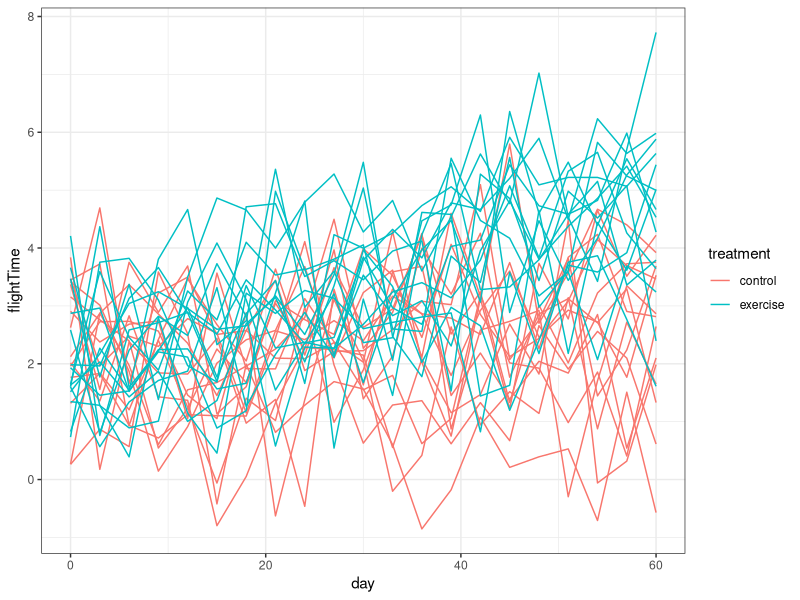

Write the R code that produced this figure. (Note: this script raises an error after producing the figure.)
library(glmmTMB)
library(dplyr)
library(purrr)
library(broom.mixed)
library(tidyverse)
library(ggplot2); theme_set(theme_bw())

# if (packageVersion("broom.mixed") < "0.2.9.5") {
#     warning("please install the latest version of broom.mixed via remotes::install_github('bbolker/broom.mixed')")
# }

#mass <- readRDS("mass_dataset.RDS")

set.seed(404) #because this will probably just give me an error

n_per_group=15; days=seq(0, 60, by=3) #seq(first day, last day, step size)
n_groups <- 2

#set parameters
beta0_f=2; beta_day_f=(0.5/60); beta_daytreat_f=(2/60)

#model
form0 <- ~ 1 + day + treatment:day + (day | batID)
form1 <- flightTime ~ 1 + day + treatment:day + mass + mass:day + mass:treatment + (day | batID) #interaction between mass and treatment, mass and day????

corr_trans <- function(rho) rho/(sqrt(1+rho^2))

sdint_f=0.5; sdslope_f=(0.5/60); corr=corr_trans(0.75); sdres_f=0.1

n_bats <- n_per_group*n_groups

#set parameters
beta0=30; beta_day=(-1.5/60); beta_daytreat=(-3/60)
sdint=5; sdslope=(1/60); sdres=0.5


#create simulation function
sim <- function(n_per_group, days, beta0, beta_day, beta_daytreat
                , sdint, sdslope, corr, sdres, ...
){
  batID <- as.factor(1:n_bats) 
  treatment <- as.factor(rep(c("control", "exercise"), each=n_per_group)) 
  tdat <- data.frame(batID, treatment) 
  dat1 <- expand.grid(batID=batID, day=days) 
  flight_data <- full_join(dat1, tdat, by="batID") 
  flightTime <- simulate_new(form0, 
                             nsim = 1,
                             family = "gaussian",
                             newdata = flight_data,
                             newparams = list(
                               beta = c(beta0_f, beta_day_f, beta_daytreat_f) 
                               , theta = c(log(sdint_f), log(sdslope_f), corr)
                               , betad = log(sdres_f) 
                             )
  )
  mass <- simulate_new(form0, 
                       nsim = 1,
                       family = "gaussian",
                       newdata = flight_data,
                       newparams = list(
                         beta = c(beta0, beta_day, beta_daytreat) 
                         , theta = c(log(sdint), log(sdslope), corr)
                         , betad = log(sdres) 
                       )
  )
  flight_data$flightTime <- flightTime[[1]]
  flight_data$mass <- mass[[1]] 
  return(flight_data) 
}

#simulate once and plot to ensure the simulated output looks reasonable
s1 <- sim(n_per_group=n_per_group, days=days
          , beta0=beta0, beta_day=beta_day, beta_daytreat=beta_daytreat
          , sdint=sdint, sdslope=sdslope, corr=corr, sdres=sdres)

plot_sim <- function(flight_data) {
  ggplot(flight_data, aes(day, flightTime, colour = treatment)) +
    geom_line(aes(group=batID))
}
plot_sim(s1)

fit <- function(flight_data){
  return(glmmTMB(form1 
                 , data=flight_data
                 , family = "gaussian"
  ))
}


simCIs <- function(simfun, fitfun, ...){ 
  dat <- simfun(...) 
  fit <- fitfun(dat) 
  tt <- (tidy(fit, effects = "fixed", conf.int = TRUE, conf.method = "profile") 
         %>% select(term, est = estimate, lwr = conf.low, upr = conf.high) 
         %>% mutate(across(where(is.character), factor)) 
  )
  return(tt) 
}


print(simCIs(simfun=sim, fitfun=fit
             , n_per_group=n_per_group, days=days #apply set parameters
             , beta0=beta0, beta_day=beta_day, beta_daytreat=beta_daytreat
             , sdint=sdint, sdslope=sdslope, corr=corr, sdres=sdres
))

nReps<- 10

system.time(
  cis_1000 <- map_dfr(1:nReps, simCIs, .id="sim" #iterates over 1000 reps (set above), applying simCIs for each iteration. adds "sim" column for simulation number
                      , .progress = interactive() #progress bar
                      , simfun=sim, fitfun=fit #functions fit to simCIs
                      , n_per_group = n_per_group, days=days #parameters fit to simCIs
                      , beta0=beta0, beta_day=beta_day, beta_daytreat=beta_daytreat#these parameters are fit into simfunin simCIs with ... above
                      , sdint=sdint, sdslope=sdslope, corr=corr, sdres=sdres
  )
)

summary(cis_1000)

beta_daytreat_mass=(-3/60)
treatmentTrue_mass <- beta_daytreat_mass #average *additional* loss per day (relative to control) in treatment group

dt_mass_1000 <- (cis_1000
                 %>% filter(term=="day:treatmentexercise") #retains only rows where the value in the column term is day:treatmentexercise
                 %>% drop_na() #removes rows missing values
)

dt_mass_1000  %>% summarize(
  toohigh=mean(lwr>treatmentTrue_mass) #proportion of CIs where the lower bound is greater than treatmentTrue 
  , toolow=mean(upr<treatmentTrue_mass) #proportion of CIs where the upper bound is lower than treatmentTrue 
  , ci_width=mean(upr-lwr) #mean width of CIs
  , power = mean(upr<0) #proportion of CIs where the upper bound is lower than zero. We are only interested in “power” to detect the true effect direction
)

## caterpillar plot

## arrange sims in order of increasing estimate value
dt_mass_1000  <- (dt_mass_1000 
                  %>% mutate(across(sim, ~ reorder(factor(.), est)))
)

## https://stackoverflow.com/questions/35090883/remove-all-of-x-axis-labels-in-ggplot
no_x_axis <- theme(axis.title.x=element_blank(),
                   axis.text.x=element_blank(),
                   axis.ticks.x=element_blank())

gg1_1000 <- ggplot(dt_mass_1000 , aes(sim, est)) +
  geom_pointrange(aes(ymin = lwr, ymax = upr)) +
  ## blank x axis
  no_x_axis +
  ## reference line for coverage (do CIs include true value?)
  geom_hline(yintercept = beta_daytreat_mass,
             colour = "red", linewidth = 2) +
  ## reference line for power (do CIs include 0?)
  geom_hline(yintercept = 0,
             colour = "blue", linewidth = 2) + 
  expand_limits(x=0)

print(gg1_1000)
